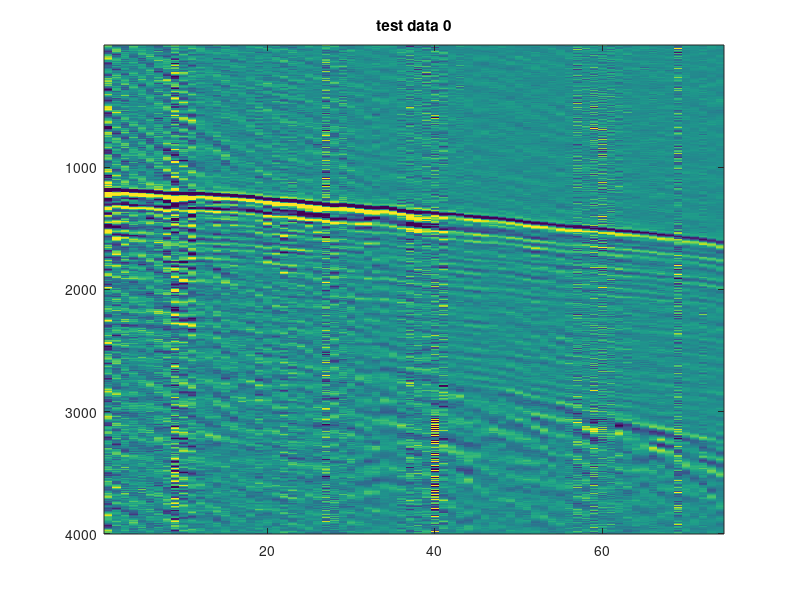
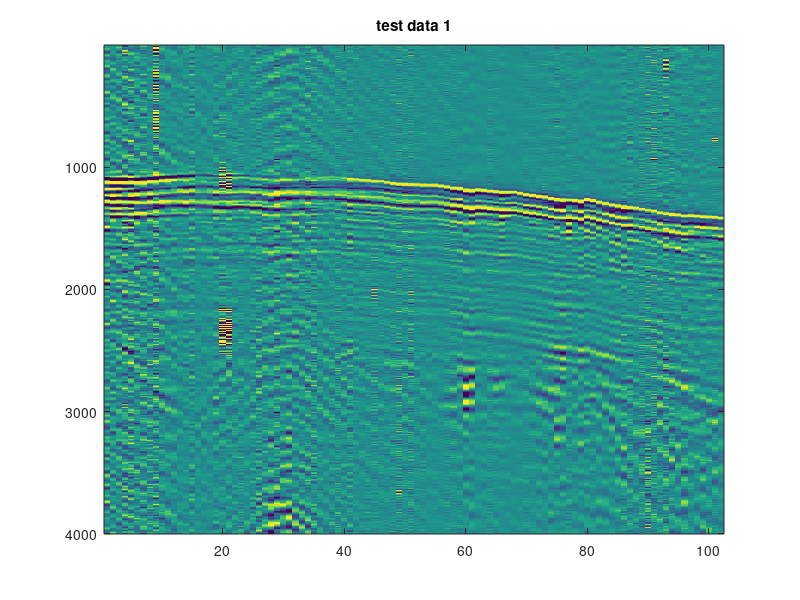

Here is the MATLAB script that generated these plots, in order:
clear;clc;close all;

%% generate test_data_0
load Data/test_data_0.mat 

test_data = test_data_0;
dt = 0.0005;
T = 2.000;
nt = size(test_data, 1);
nx = size(test_data, 2);

figure;imagesc(test_data, [-1.5 1.5]);
title('test data 0')
print -djpg Fig/test_data_0.jpg

%% create segment: 62 samples ~1*wavelength
d_seg = 62;
N_win = 10;
N_seg_pertr = length(1 : d_seg : nt);
N_seg = N_seg_pertr * nx;

data = zeros(N_seg, d_seg, N_win);
label = zeros(N_seg, 1);
label_toshow = zeros(N_seg_pertr, nx);
tmp = 1 : d_seg : nt;
sp = length(tmp(end) : nt);
for i_seg = 1 : N_seg
    ix = floor((i_seg-1) / N_seg_pertr) + 1;
    i_seg_pertr = mod(i_seg-1, N_seg_pertr)+1;
    it = (i_seg_pertr-1) * d_seg + 1;
    
    if (ix >= N_win/2) && (ix <= nx-N_win/2)
        if i_seg_pertr == N_seg_pertr
            data(i_seg, 1:sp, :) = test_data(it:end, ix-(N_win/2-1):ix+N_win/2);
        else
            data(i_seg, :, :) = test_data(it:it+d_seg-1, ix-(N_win/2-1):ix+N_win/2);
        end
    elseif (ix < N_win/2)
        if i_seg_pertr == N_seg_pertr
            data(i_seg, 1:sp, end-ix-(N_win/2-1)+1:end) = test_data(it:end, 1:ix+(N_win/2-1));
        else
            data(i_seg, :, end-ix-(N_win/2-1)+1:end) = test_data(it:it+d_seg-1, 1:ix+(N_win/2-1));
        end       
    elseif (ix > nx-N_win/2)
        if i_seg_pertr == N_seg_pertr
            data(i_seg, 1:sp, 1:nx-ix+N_win/2+1) = test_data(it:end, ix-N_win/2:nx);
        else
            data(i_seg, :, 1:nx-ix+N_win/2+1) = test_data(it:it+d_seg-1, ix-N_win/2:nx);
        end 
    end
end

X_test_0 = data;
save('Data/X_test_0.mat', 'X_test_0', '-v7')

fprintf('----------------------------------------\n');
disp('test data 0 are generated');
fprintf('----------------------------------------\n');

%% generate test_data_1
load Data/test_data_1.mat 

test_data = test_data_1;
dt = 0.0005;
T = 2.000;
nt = size(test_data, 1);
nx = size(test_data, 2);

figure;imagesc(test_data, [-1.5 1.5]);
title('test data 1')
print -djpg Fig/test_data_1.jpg

%% create segment: 62 samples ~1*wavelength

d_seg = 62;
N_win = 10;
N_seg_pertr = length(1 : d_seg : nt);
N_seg = N_seg_pertr * nx;

data = zeros(N_seg, d_seg, N_win);
label = zeros(N_seg, 1);
label_toshow = zeros(N_seg_pertr, nx);
tmp = 1 : d_seg : nt;
sp = length(tmp(end) : nt);
for i_seg = 1 : N_seg
    ix = floor((i_seg-1) / N_seg_pertr) + 1;
    i_seg_pertr = mod(i_seg-1, N_seg_pertr)+1;
    it = (i_seg_pertr-1) * d_seg + 1;
    
    if (ix >= N_win/2) && (ix <= nx-N_win/2)
        if i_seg_pertr == N_seg_pertr
            data(i_seg, 1:sp, :) = test_data(it:end, ix-(N_win/2-1):ix+N_win/2);
        else
            data(i_seg, :, :) = test_data(it:it+d_seg-1, ix-(N_win/2-1):ix+N_win/2);
        end
    elseif (ix < N_win/2)
        if i_seg_pertr == N_seg_pertr
            data(i_seg, 1:sp, end-ix-(N_win/2-1)+1:end) = test_data(it:end, 1:ix+(N_win/2-1));
        else
            data(i_seg, :, end-ix-(N_win/2-1)+1:end) = test_data(it:it+d_seg-1, 1:ix+(N_win/2-1));
        end       
    elseif (ix > nx-N_win/2)
        if i_seg_pertr == N_seg_pertr
            data(i_seg, 1:sp, 1:nx-ix+N_win/2+1) = test_data(it:end, ix-N_win/2:nx);
        else
            data(i_seg, :, 1:nx-ix+N_win/2+1) = test_data(it:it+d_seg-1, ix-N_win/2:nx);
        end 
    end
end


X_test_1 = data;
save('Data/X_test_1.mat', 'X_test_1', '-v7')

waitfor(gcf);
